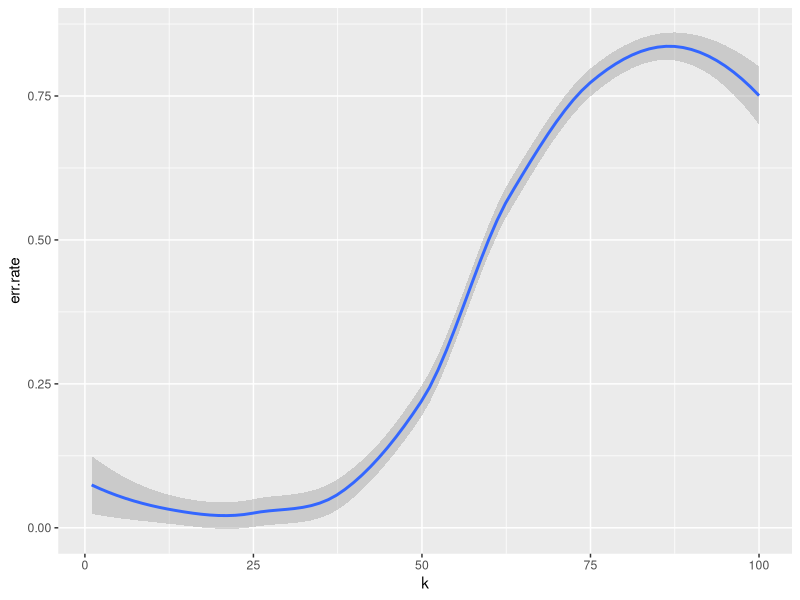

The R source for this figure:
# defines a function knn_nfold, given n (number of folds), maxk (maximum k value), data, 
#and the column of the label trained for.

knn_nfold<- function(n, maxk, dataset, column)
{
library(class)
data<-dataset
#randomize the data
data<-data[sample(nrow(data)),]
#pull labels from data
labels<-data[,column]
data[,column]<-NULL
#set the seed 
set.seed(1)
#pre-allocate a vector for minimum errors in each fold
average.errors<-numeric()
#get number of records
nrecords<-nrow(data)
#the length of each subset/fold will be number of records divided by number of folds
len.of.subsets<-nrecords/n
#we want to train on all but one of the subsets
train.test.split <-len.of.subsets*(n-1)

for (i in 1:n)
  {
  #take a train subset 
  train.sub<-data[1:train.test.split,]
  #the rest is test subset
  test.sub<-data[(train.test.split+1):nrecords,]
  print ("new train and test sets taken")
  #take the train labels
  train.labels<-as.factor(as.matrix(labels)[1:train.test.split,])
  #the rest are test labels
  test.labels<-as.factor(as.matrix(labels)[(train.test.split+1):nrecords,])
  #initialize data frame for error rates
  err.rates<-data.frame()
  

  #train on this fold
  for (k in 1:maxk)
    
  {
    
    knn.fit<-knn(train=train.sub, 
                 test = test.sub, 
                 cl = train.labels, 
                 k=k)
    cat('\n', 'k= ', k, ', fold =', i, '\n', sep = '')
    #print confusion matrix
    print(table(test.labels, knn.fit))
    #calculate error for this k
    this.err<-sum(as.character(test.labels) != as.character(knn.fit))/length(test.labels)
    
    #add this error to the errors dataframe
    err.rates <- rbind(err.rates, this.err)  

  }
  average.errors <- c(average.errors, mean(err.rates[,1]))

  #rotate the train and test data
  data<-rbind(test.sub, train.sub)

  #rotate the train and test labels
  labels<-c(test.labels, train.labels)


  }
print ('average error rates over all folds:')
print (mean(average.errors, na.rm=TRUE))
#create and print plot of error rates in relation to k
library(ggplot2)
results<-data.frame(1:maxk, err.rates)

names(results)<-c('k', 'err.rate')
results.plot<-ggplot(results, aes(x=k, y=err.rate))+geom_smooth()
print(results.plot)
}
knn_nfold(3, 100, iris, 5)